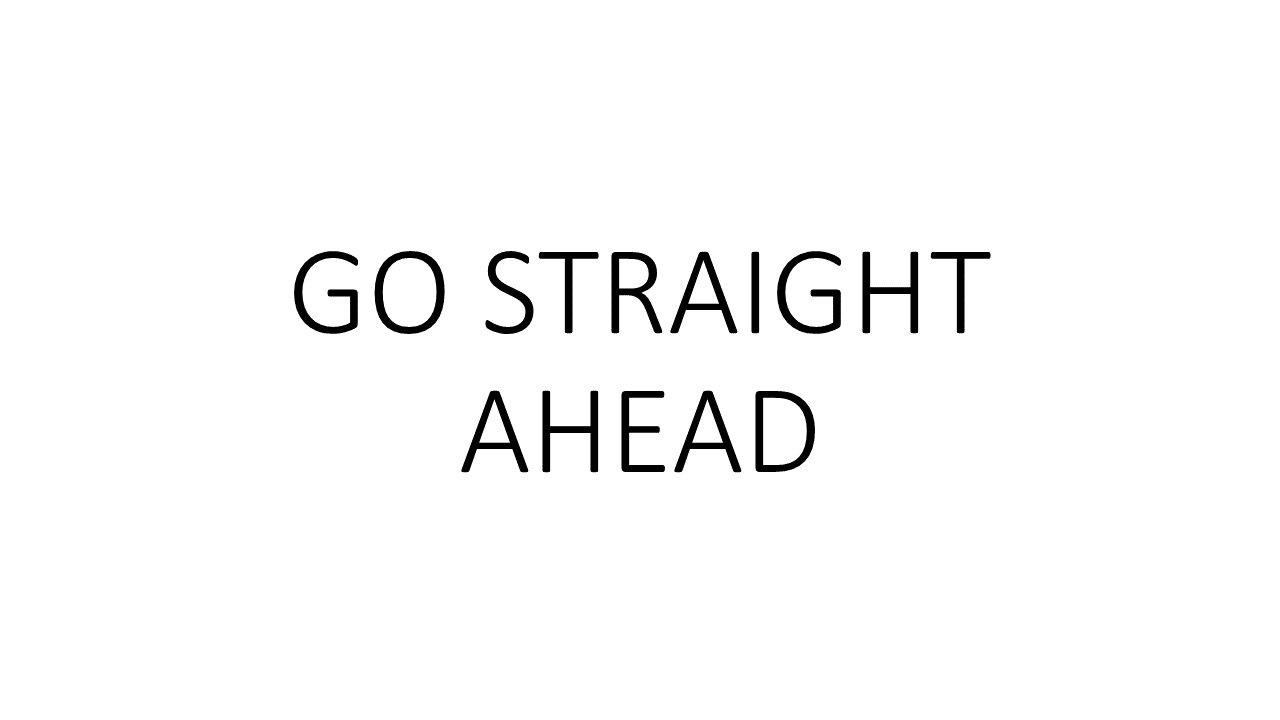
#> input picture vision_transformer/SIGNS/CLASS_1/Diapositiva6.PNG, 1280 x 720 px, found by its file name
$ python prime_prove.py
#> lines starting #> are read from the running program, lines starting #| are printed output that depends on the picture
import cv2
import matplotlib.pyplot as plt

image = cv2.imread('vision_transformer/SIGNS/CLASS_1/Diapositiva6.PNG')
#> image is the input picture: shape (720, 1280, 3); min 0, max 255, mean 249.3
image = cv2.resize(image, (2,1))
#> image = [[255, 255, 255], [255, 255, 255]]
plt.imshow(image)
plt.show()
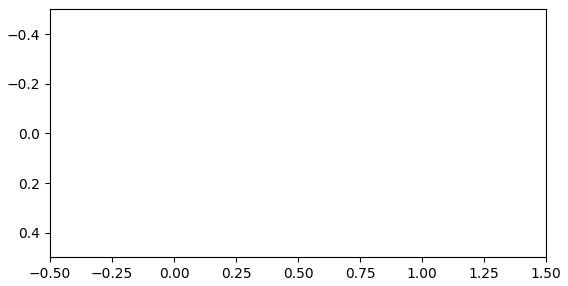
#> figure drawn by matplotlib, 1 panel

$ run again, with vision_transformer/SIGNS/CLASS_1/Diapositiva1.PNG copied over vision_transformer/SIGNS/CLASS_1/Diapositiva6.PNG
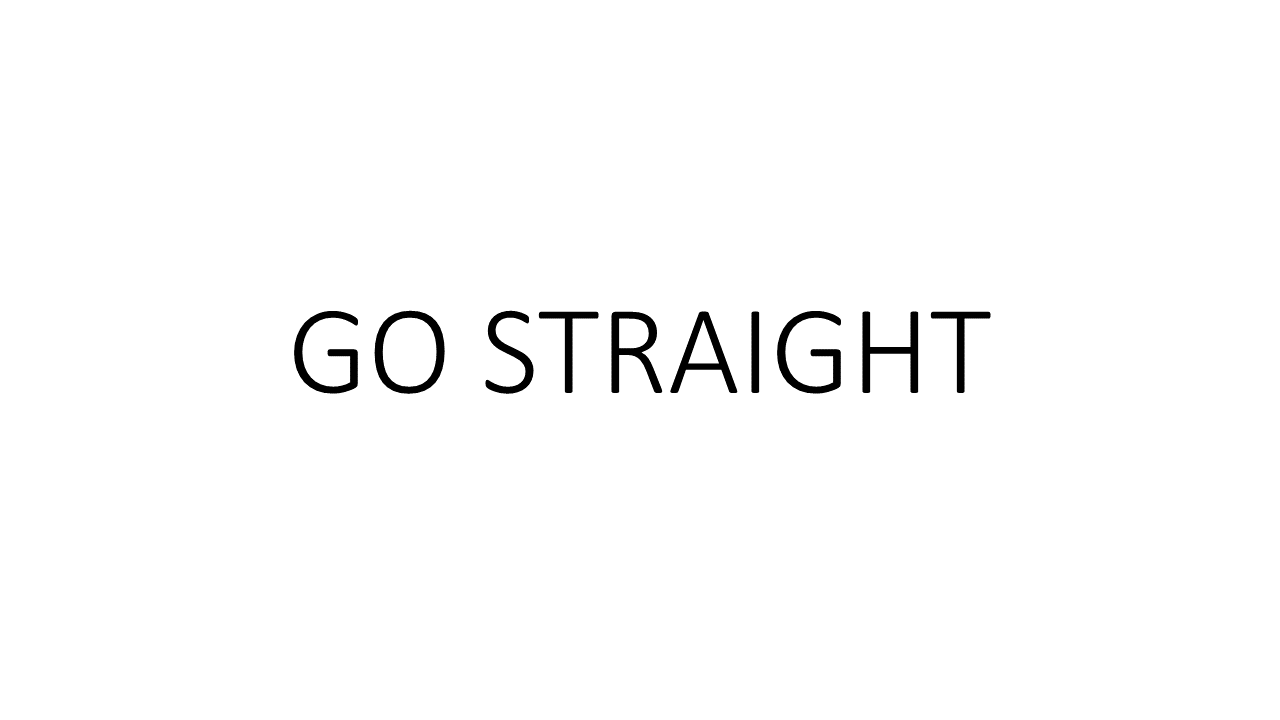
#> input picture vision_transformer/SIGNS/CLASS_1/Diapositiva1.PNG, 1280 x 720 px, found by its file name
#> image is the input picture: shape (720, 1280, 3); min 0, max 255, mean 251.3
#> image = [[255, 255, 255], [0, 0, 0]]
#> `plt.show()`:
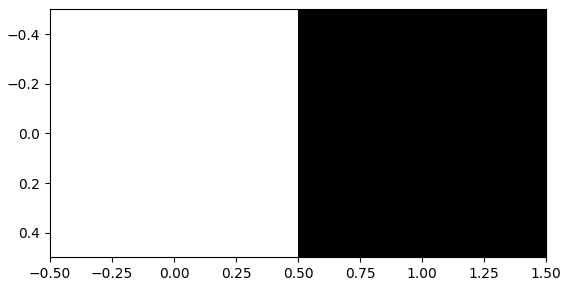
#> figure drawn by matplotlib, 1 panel
